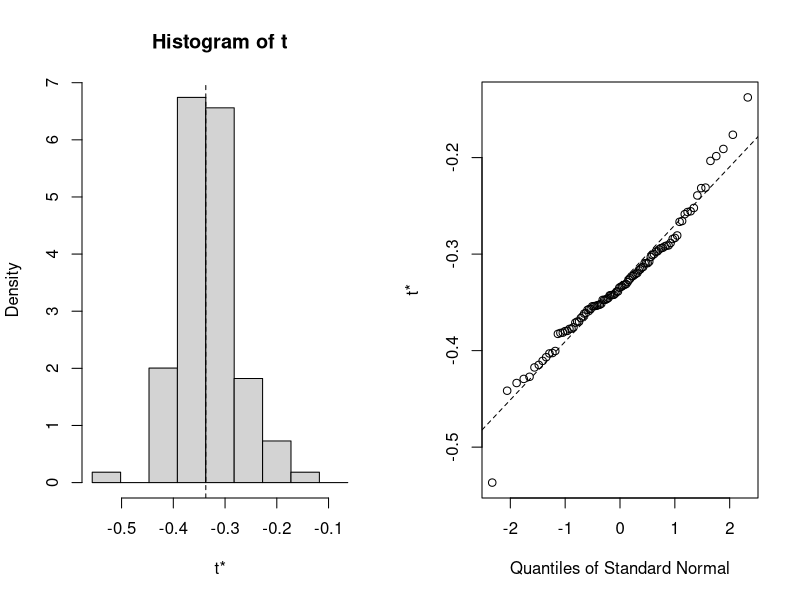
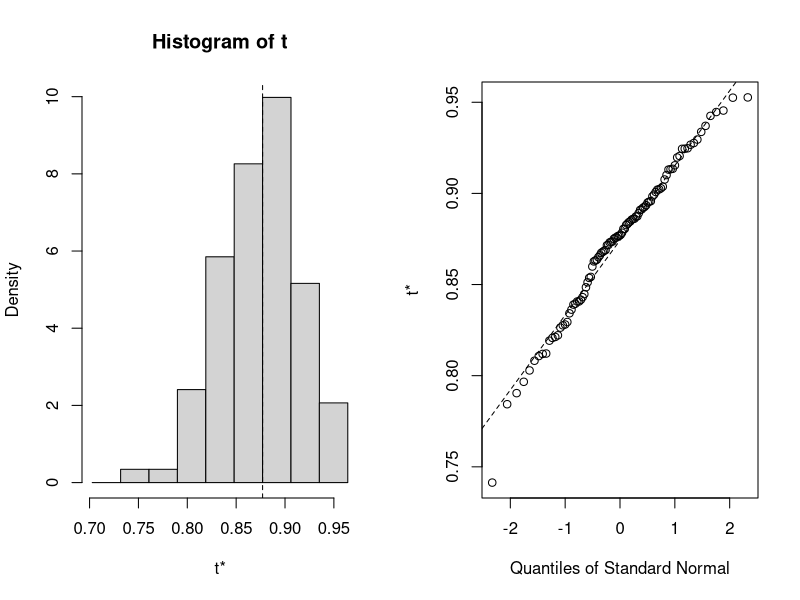

Recreate these plots in R, in order.
set.seed(30112)
data(mtcars)
n <- nrow(mtcars)

# Hold-out validation set
train <- sample(n, n/2)
lm.fit <- lm(mpg~disp, data=mtcars, subset=train) # lm.fit <- lm(mpg~poly(disp, 1), data=mtcars, subset=train)
val.set <- mtcars[-train,]
mse <- mean((val.set$mpg - predict(lm.fit, val.set))**2)
print(mse)

lm.fit2 <- lm(mpg~poly(disp, 2), data=mtcars, subset=train) # quadratic
mean((val.set$mpg - predict(lm.fit2, val.set))**2)
lm.fit3 <- lm(mpg~poly(disp, 3), data=mtcars, subset=train) # cubic
mean((val.set$mpg - predict(lm.fit3, val.set))**2)

# Leave-one-out cross validation
library(boot)
glm.fit <- glm(mpg~disp, data=mtcars)
cv.error <- cv.glm(mtcars, glm.fit) # cv.glm(mtcars, glm.fit, K=n)
cv.error$delta[1] # raw cross-validation estimate of prediction error

cv.error.1 <- rep (0, 6)
for (i in 1:6) {
  glm.fit <- glm(mpg~poly(disp, i), data=mtcars)
  cv.error.1[i] <- cv.glm(mtcars, glm.fit)$delta[1]
}
print(cv.error.1)

# k-fold cross validation
cv.error.8 <- rep (0, 6)
for (i in 1:6) {
  glm.fit <- glm(mpg~poly(disp, i), data=mtcars)
  cv.error.8[i] <- cv.glm(mtcars, glm.fit, K=8)$delta[1]
}
print(cv.error.8)

# bootstrap - parameters error
boot.fn <- function(data, indices) coef(lm(mpg~disp, data=data, subset=indices))
lm.fit <- lm(mpg~disp, data=mtcars)
print(lm.fit)
boot.fn(mtcars, 1:n)

boot.fn(mtcars, sample(n, n, replace=1))
boot(mtcars, boot.fn, 100)
summary(lm.fit)$coef

boot.fn <- function(data, indices) coefficients(lm(mpg~disp+I(disp^2)+I(disp^3), data=data, subset=indices))
summary(lm(mpg~disp+I(disp^2)+I(disp^3), data=mtcars))$coef
bootobj<-boot(mtcars, boot.fn, 100)
print(bootobj)
plot(bootobj, index=2)

# bootstrap - confidence intervals
boot.fn <- function(data, indices) summary(lm(mpg~disp+I(disp^2)+I(disp^3), data=data, subset=indices))$r.square
bootobj <- boot(mtcars, boot.fn, 100)
print(bootobj)
plot(bootobj)
boot.ci(bootobj, conf=.99, type='bca') # boot.ci(bootobj, conf=.99, type='bca', index=1)
